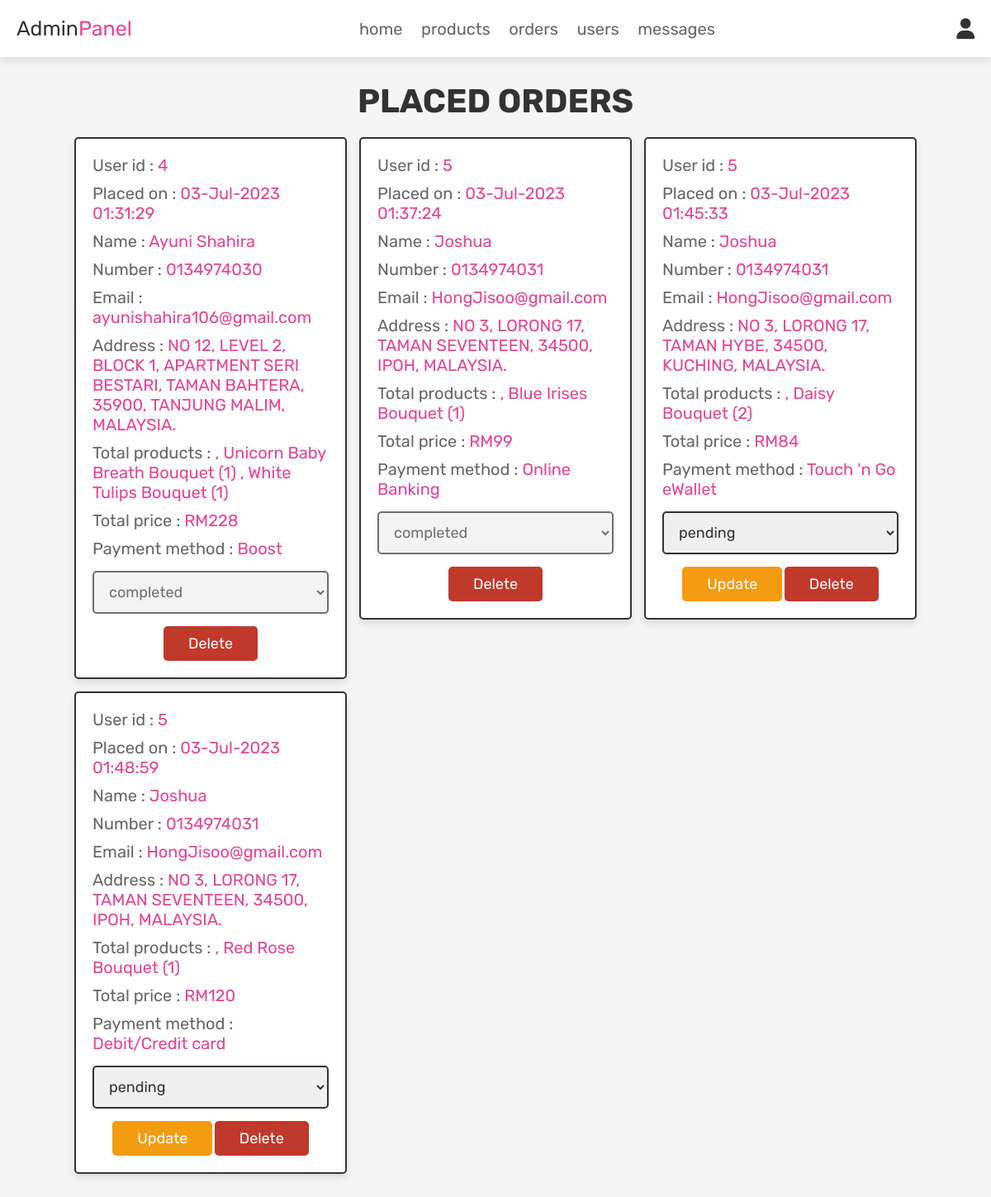
Page /admin_orders.php (signed in) on the committed database.
### tables this page shows
CREATE TABLE IF NOT EXISTS `orders` (
  `id` int NOT NULL AUTO_INCREMENT,
  `user_id` int NOT NULL,
  `name` varchar(100) NOT NULL,
  `number` varchar(12) NOT NULL,
  `email` varchar(100) NOT NULL,
  `method` varchar(50) NOT NULL,
  `address` varchar(500) NOT NULL,
  `total_products` varchar(1000) NOT NULL,
  `total_price` float NOT NULL,
  `placed_on` varchar(50) NOT NULL,
  `payment_status` varchar(20) NOT NULL DEFAULT 'pending',
  PRIMARY KEY (`id`)
);

### admin_orders.php (the view, shortened to what this page needs)
<?php
@include 'config.php';
?>
<!DOCTYPE html>
<html lang="en">
<head>
   <link rel="stylesheet" href="https://cdnjs.cloudflare.com/ajax/libs/font-awesome/6.0.0/css/all.min.css">
   <link rel="stylesheet" href="css/admin_style.css">
</head>
<body>
<?php @include 'admin_header.php'; ?>
<section class="placed-orders">
   <h1 class="title">placed orders</h1>
   <div class="box-container">
      <?php
      $select_orders = mysqli_query($conn, "SELECT * FROM `orders`") or die('query failed');
      if(mysqli_num_rows($select_orders) > 0){
         while($fetch_orders = mysqli_fetch_assoc($select_orders)){
      ?>
      <div class="box">
         <p> User id : <span><?php echo $fetch_orders['user_id']; ?></span> </p>
         <p> Placed on : <span><?php echo $fetch_orders['placed_on']; ?></span> </p>
         <p> Name : <span><?php echo $fetch_orders['name']; ?></span> </p>
         <p> Number : <span><?php echo $fetch_orders['number']; ?></span> </p>
         <p> Email : <span><?php echo $fetch_orders['email']; ?></span> </p>
         <p> Address : <span><?php echo $fetch_orders['address']; ?></span> </p>
         <p> Total products : <span><?php echo $fetch_orders['total_products']; ?></span> </p>
         <p> Total price : <span>RM<?php echo $fetch_orders['total_price']; ?></span> </p>
         <p> Payment method : <span><?php echo $fetch_orders['method']; ?></span> </p>
<form action="" method="post">
   <select name="update_payment" <?php if ($fetch_orders['payment_status'] == 'completed') echo 'disabled'; ?>>
      <option disabled selected><?php echo $fetch_orders['payment_status']; ?></option>
   </select>
   <?php if ($fetch_orders['payment_status'] != 'completed') { ?>
      <input type="submit" name="update_order" value="update" class="option-btn">
   <?php } ?>
   <a href="admin_orders.php?delete=<?php echo $fetch_orders['id']; ?>" class="delete-btn" onclick="return confirm('delete this order?');">delete</a>
</form>
      </div>
      <?php
         }
      }else{
         echo '<p class="empty">no orders placed yet!</p>';
      }
      ?>
   </div>
</section>
</body>
</html>

### css/admin_style.css (style rules this page uses)
:root { --pink:#e84393; --red:#c0392b; --orange:#f39c12; --black:#333; --white:#fff; --light-color:#666; --light-white:#ccc; --light-bg:#f5f5f5; --border:.2rem solid var(--black); --box-shadow:0 .5rem 1rem rgba(0,0,0,.1); }
* { font-family: 'Rubik', sans-serif; margin:0; padding:0; box-sizing: border-box; outline: none; border:none; text-decoration: none; transition:all .2s linear; }
html { font-size: 62.5%; overflow-x: hidden; scroll-behavior: smooth; scroll-padding-top: 6.5rem; }
body { background: var(--light-bg); }
section { padding:3rem 2rem; }
.title { text-align: center; margin-bottom: 2rem; color:var(--black); text-transform: uppercase; font-size: 4rem; }
.btn, .delete-btn, .option-btn { display: inline-block; border-radius: .5rem; margin-top: 1rem; font-size: 1.8rem; color:var(--white); cursor: pointer; padding:1rem 3rem; text-transform: capitalize; }
.delete-btn { background-color: var(--red); }
.option-btn { background-color: var(--orange); }
.placed-orders .box-container { display: grid; grid-template-columns: repeat(auto-fit, 33rem); gap:1.5rem; align-items: flex-start; max-width: 1200px; margin: 0 auto; justify-content: center; }
.placed-orders .box-container .box { padding:2rem; border:var(--border); background-color: var(--white); box-shadow: var(--box-shadow); border-radius: .5rem; }
.placed-orders .box-container .box p { margin-bottom: 1rem; font-size: 2rem; color:var(--light-color); }
.placed-orders .box-container .box p span { color:var(--pink); }
.placed-orders .box-container .box form { margin-top: 1rem; text-align: center; }
.placed-orders .box-container .box form select { width: 100%; border:var(--border); padding:1.2rem 1.4rem; font-size: 1.8rem; color:var(--black); border:var(--border); border-radius: .5rem; margin:.5rem 0; }

### rows in the picture
orders: user "4", placed_on "03-Jul-2023 01:31:29", name "Ayuni Shahira", number "0134974030", email "ayunishahira106@gmail.com", address "NO 12, LEVEL 2, BLOCK 1, APARTMENT SERI BESTARI, TAMAN BAHTERA, 35900, TANJUNG MALIM, MALAYSIA.", total_products ", Unicorn Baby Breath Bouquet (1) , White Tulips Bouquet (1)", total_price "228", method "Boost", update_payment "completed"
orders: user "5", placed_on "03-Jul-2023 01:37:24", name "Joshua", number "0134974031", email "HongJisoo@gmail.com", address "NO 3, LORONG 17, TAMAN SEVENTEEN, 34500, IPOH, MALAYSIA.", total_products ", Blue Irises Bouquet (1)", total_price "99", method "Online Banking", update_payment "completed"
orders: user "5", placed_on "03-Jul-2023 01:45:33", name "Joshua", number "0134974031", email "HongJisoo@gmail.com", address "NO 3, LORONG 17, TAMAN HYBE, 34500, KUCHING, MALAYSIA.", total_products ", Daisy Bouquet (2)", total_price "84", method "Touch 'n Go eWallet", update_payment "pending"
orders: user "5", placed_on "03-Jul-2023 01:48:59", name "Joshua", number "0134974031", email "HongJisoo@gmail.com", address "NO 3, LORONG 17, TAMAN SEVENTEEN, 34500, IPOH, MALAYSIA.", total_products ", Red Rose Bouquet (1)", total_price "120", method "Debit/Credit card", update_payment "pending"
